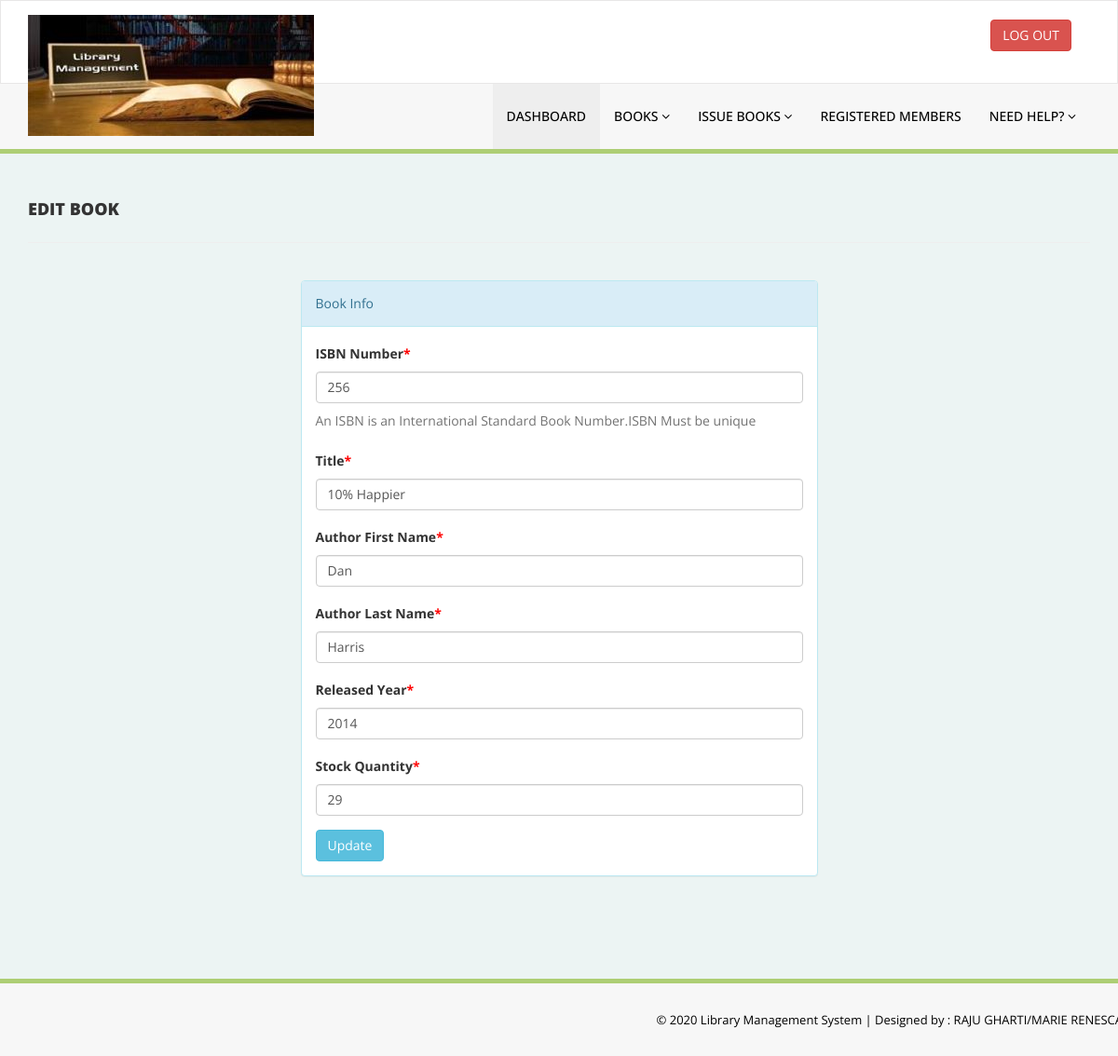
The app's page /Admin/edit-book.php?id=1 (signed in) with its own data.
### tables this page shows
CREATE TABLE books(
		book_id INT NOT NULL AUTO_INCREMENT,
        isbn INT,
		title VARCHAR(100),
		author_fname VARCHAR(100),
		author_lname VARCHAR(100),
		released_year INT,
		stock_quantity INT,
		PRIMARY KEY(book_id)
	);

### Admin/edit-book.php (the view, shortened to what this page needs)
<?php
$conn = connectDB();
$id = $_GET['id'];
if (strlen($_SESSION['alogin']) == 0) {
    header('location:index.php');
    } else {
?>
        <!DOCTYPE html>
        <html lang="en">
        <head>
            <link href="assets/css/bootstrap.css" rel="stylesheet" />
            <link href="assets/css/font-awesome.css" rel="stylesheet" />
            <link href="assets/css/style.css" rel="stylesheet" />
        </head>
        <body>
            <?php include('includes/header.php'); ?>
            <div class="content-wrapper">
                <div class="container">
                    <div class="row pad-botm">
                        <div class="col-md-12">
                            <h4 class="header-line">Edit Book</h4>
                        </div>
                    </div>
                    <div class="row">
                        <div class="col-md-6 col-sm-6 col-xs-12 col-md-offset-3">
                            <div class=" panel panel-info">
                                <div class="panel-heading">
                                    Book Info
                                </div>
                                <div class="panel-body">
                                    <?php
                                    $sql = "SELECT *FROM books WHERE book_id = '$id' ";
                                    $result = mysqli_query($conn, $sql);
                                    if (mysqli_num_rows($result) > 0) {
                                        while ($row = mysqli_fetch_assoc($result)) {
                                    ?>
                                            <form action="edit-book.php?id=<?php echo $id ?>" role="form" method="post">
                                                <div class="form-group">
                                                    <label>ISBN Number<span style="color:red;">*</span></label>
                                                    <input class="form-control" type="text" name="isbn" value="<?php echo htmlentities($row['isbn']); ?>" required>
                                                    <p class="help-block">An ISBN is an International Standard Book Number.ISBN Must be unique</p>
                                                </div>
                                                <div class="form-group">
                                                    <label>Title<span style="color:red;">*</span></label>
                                                    <input type="text" class="form-control" name="title" value="<?php echo htmlentities($row['title']); ?>" required>
                                                </div>
                                                <div class="form-group">
                                                    <label>Author First Name<span style="color:red;">*</span></label>
                                                    <input class="form-control" type="text" name="author_fname" value="<?php echo htmlentities($row['author_fname']); ?>" required >
                                                </div>
                                                <div class="form-group">
                                                    <label>Author Last Name<span style="color:red;">*</span></label>
                                                    <input class="form-control" type="text" name="author_lname" value="<?php echo htmlentities($row['author_lname']); ?>" required >
                                                </div>
                                                <div class="form-group">
                                                <label>Released Year<span style="color:red;">*</span></label>
                                                    <input class="form-control" type="text" name="released_year" value="<?php echo htmlentities($row['released_year']); ?>" required >
                                                </div>
                                                <div class="form-group">
                                                <label>Stock Quantity<span style="color:red;">*</span></label>
                                                    <input class="form-control" type="text" name="stock_quantity" value="<?php echo htmlentities($row['stock_quantity']); ?>" required >
                                                </div>
                                                <button type="submit" name="update" class="btn btn-info"> Update </button>
                                                </form>
                                        <?php }
                                    } ?>
                                </div>
                            </div>
                        </div>
                    </div>
                </div>
            </div>
        <?php include('includes/footer.php'); ?>
        </body>
        </html>
    <?php } ?>

### Admin/assets/css/style.css (style rules this page uses)
.content-wrapper { margin-top: 40px; min-height:800px; padding-bottom:90px; }
.header-line { font-weight:900; padding-bottom:25px; border-bottom:1px solid #eeeeee; text-transform:uppercase; }
.pad-botm { padding-bottom:30px; }

### records on screen
books: isbn "256", title "10% Happier", author_fname "Dan", author_lname "Harris", released_year "2014", stock_quantity "29"
